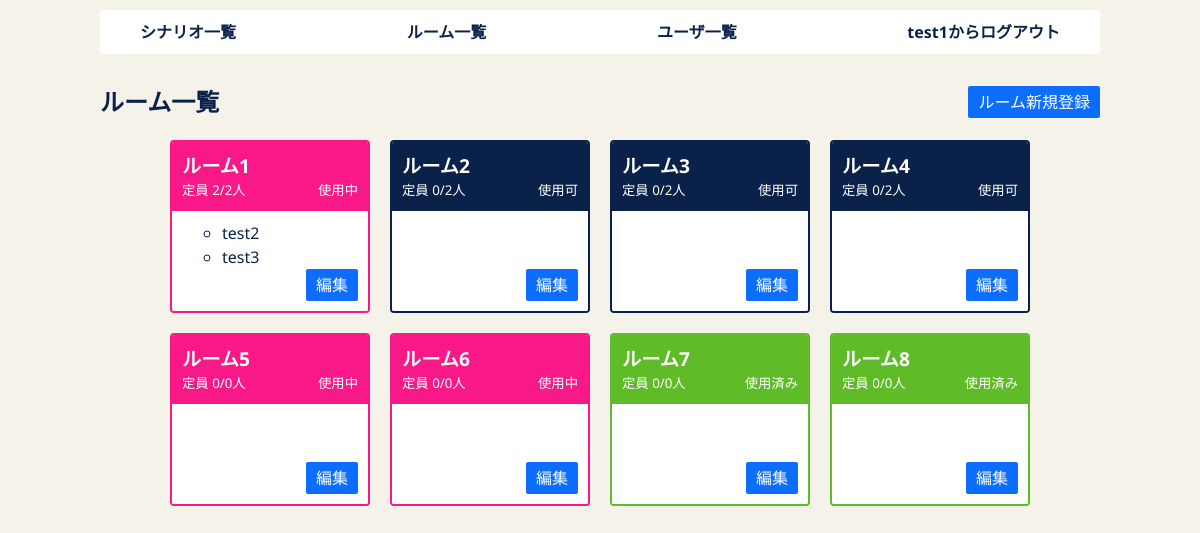
The page /rooms/ (signed in) on the database as committed earlier.
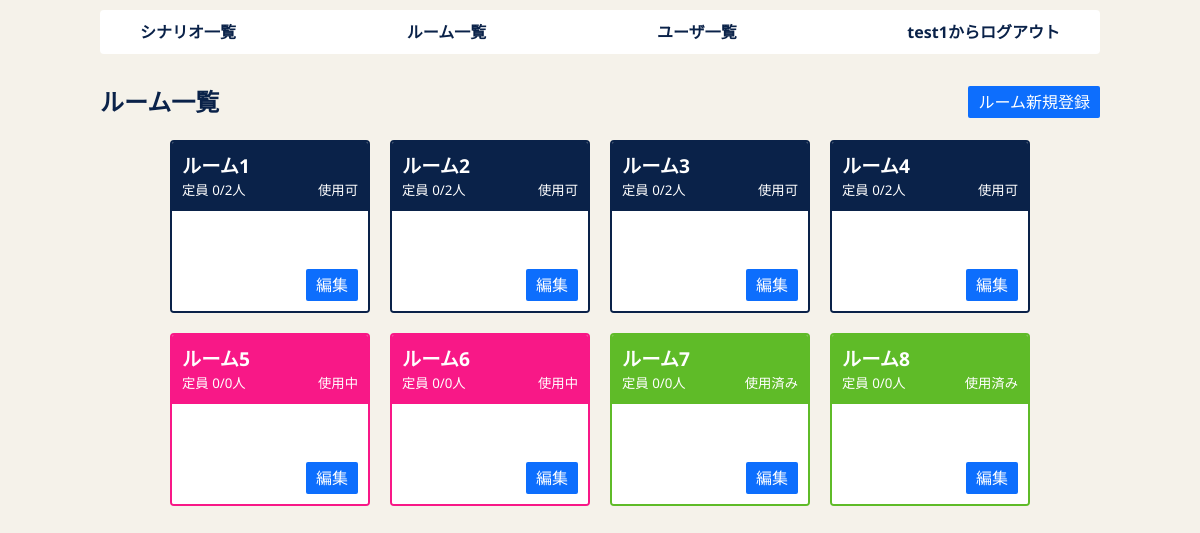
The same page on the database as committed later.
### flaskr/models/user.py (models this page shows, shortened)
class User(db.Model):
    __tablename__ = "users"
    id        = db.Column("id",       db.Integer,     primary_key=True)
    name      = db.Column("name",     db.String(100), nullable=False, unique=True)
    role      = db.Column("role",     db.Enum(Role),  nullable=False,              default=Role.NORMAL)
    _password = db.Column("password", db.String(100), nullable=False)
    messages  = db.relationship("Message", backref="user", lazy=True)
    def _get_password(self):
        return self._password
    def _set_password(self, password):
        password = self.validate_password("password", password)
        if password:
            password = password.strip()
        self._password = generate_password_hash(password)
    password_descriptor = property(_get_password, _set_password)
    password = synonym("_password", descriptor=password_descriptor)
    def is_admin(self):
        return self.role == Role.ADMIN

### flaskr/models/room.py (models this page shows, shortened)
class Room(db.Model):
    __tablename__ = "rooms"
    id      = db.Column("id",      db.Integer,      primary_key=True)
    hash_id = db.Column("hash_id", db.String(100),  nullable=False,   default=generate_hash_id)
    name    = db.Column("name",    db.String(100),  nullable=False,   default="")
    status  = db.Column("status",  db.Enum(Status), nullable=False,   default=Status.UNAVAILABLE)
    scenarios = db.relationship("Scenario", secondary=room_scenarios, lazy="subquery", backref=db.backref("rooms", lazy=True))
    users     = db.relationship("User",     secondary=room_users,     lazy="subquery", backref=db.backref("rooms", lazy=True))
    messages  = db.relationship("Message", backref="rooms", lazy=True)
    def capacity(self):
        scenarios = self.scenarios
        return len(scenarios)

### flaskr/views/rooms.py (the view, shortened to what this page needs)
@bp.route("/")
@login_required
def index():
    user = g.user
    if user.is_admin():
        rooms = Room.query.all()
    return render_template("rooms/index.html", rooms=rooms)

### flaskr/models/room.py (called while the page is built)
    def to_text(self):
        if self == Status.UNAVAILABLE:
            return "使用不可"
        if self == Status.AVAILABLE:
            return "使用可"
        if self == Status.OCCUPIED:
            return "使用中"
        if self == Status.USED:
            return "使用済み"

### flaskr/views/__init__.py (called while the page is built)
def login_required(f):
    @wraps(f)
    def decorated_view(*args, **kwargs):
        if g.user is None:
            return redirect(url_for("auth.login", next=request.path))
        return f(*args, **kwargs)
    return decorated_view

def load_user():
    user_id = session.get("user_id")
    if user_id is None:
        g.user = None
    else:
        g.user = User.query.get(user_id)

### flaskr/templates/rooms/index.html
{% extends "layout.html" %}
{% block body %}
  <header class="page_header css-flex css-spacebetween">
    <h1>ルーム一覧</h1>
    {% if g.user.is_admin() %}
      <a class="button" href="{{ url_for('rooms.create') }}">ルーム新規登録</a>
    {% endif %}
  </header>
  <ol class="card_showcase css-reset-list">
  {% for room in rooms %}
      <li class="card room {{ room.status.to_text() }}">
      {% if g.user.is_admin() %}
        <a href={{ url_for('rooms.show', hash_id=room.hash_id) }} class="css-reset-a">
      {% else %}
        <a href={{ url_for('rooms.show', hash_id=room.hash_id) }} class="css-reset-a" onclick="return confirm('このルームに入室しますか？')">
      {% endif %}
        <header class="header">
          <h2 class="title">{{ room.name }}</h2>
          <div class="css-flex css-spacebetween">
            <small>定員 {{ room.users|length }}/{{ room.capacity() }}人</small>
            <small>{{ room.status.to_text() }}</small>
          </div>
        </header>
        <div class="body">
          <ul>
            {% for user in room.users %}
            <li>{{ user.name }}</li>
            {% endfor %}
          </ul>
        </div>
        {% if g.user.is_admin() %}
          <form action="{{ url_for('rooms.edit', hash_id=room.hash_id) }}">
            <input type="submit" value="編集" class="button">
          </form>
        {% endif %}
      </a>
    </li>
  {% else %}
    <li>ルームがありません。</li>
  {% endfor %}
  </ol>
{% endblock %}

### flaskr/templates/layout.html (shortened to what this page needs)
<!DOCTYPE html>
<html lang="ja">
<head>
  <link rel=stylesheet type=text/css href="{{ url_for('static', filename='style.css') }}">
</head>
<body>
<div class="page">
  <nav>
    <ol class="global_nav css-reset-list">
      {% if session.user_id %}
        {% if g.user.is_admin() %}
          <li><a href="{{ url_for('scenarios.index') }}" class="css-reset-a">シナリオ一覧</a></li>
          <li><a href="{{ url_for('rooms.index') }}" class="css-reset-a">ルーム一覧</a></li>
          <li><a href="{{ url_for('users.index') }}" class="css-reset-a">ユーザ一覧</a></li>
        {% else %}
          <li><a href="{{ url_for('rooms.index') }}" class="css-reset-a">ルーム一覧</a></li>
        {% endif %}
        <li><a href="{{ url_for('auth.logout') }}" class="css-reset-a">{{ g.user.name }}からログアウト</a></li>
      {% else %}
        <li><a href="{{ url_for('auth.login') }}" class="css-reset-a">ログイン</a></li>
        <li><a href="{{ url_for('users.create') }}" class="css-reset-a">ユーザ新規登録</a></li>
      {% endif %}
    </ol>
  </nav>
  <main>
  {% block body %}{% endblock %}
  </main>
</div>
</body>
</html>

### flaskr/static/style.css (style rules this page uses)
:root { --color--white: #ffffff; --color--black: #333333; --color--khaki-light: #f5f2ea; --color--blue: #0d6efd; --color--blue-dark: #064bb1; --color--red: #ff394c; --color--red-dark: #c32b3a; --color--pink: #f81887; --color--pink-dark: #c5106a; --color--orange: #ff7622; --color--yellow: #ffd700; --color--yellow-dark: #dcba03; --color--green: #5fbb28; --color--green-dark: #478d1d; --color--cyan: #20bfff; --color--navy: #0a2249; --color--navy-light: #93a4bf; --color--navy-dark: #020f25; --color--black-alpha: #3333332F; --color--yellow-alpha: #ffc1072F; --color--cyan-alpha: #0dcaf02F; --font--default: "Noto Sans", sans-serif; }
body { min-height: auto; font-family: var(--font--default); color: var(--color--navy); background: var(--color--khaki-light); }
h1 { font-size: 1.5rem; }
.button { -webkit-appearance: button; -moz-appearance: button; appearance: button; text-decoration: none; color: initial; cursor: pointer; padding: 4px 10px; background: var(--color--blue); border: 0; border-radius: 2px; color: var(--color--white); }
.page_header { margin: 10px auto 20px; }
.card_showcase { display: flex; gap: 20px; justify-content: center; flex-wrap: wrap; }
.card { width: 200px; border: 2px solid var(--color--navy); border-radius: 4px; position: relative; overflow: hidden; }
.card .header { padding: 10px; background: var(--color--navy); color: var(--color--white); }
.card .title { font-size: 1.2rem; }
.card .body { background: var(--color--white); padding: 10px; min-height: 100px; height: 100%; overflow: scroll; }
.card .button { position: absolute; right: 10px; bottom: 10px; }
.css-flex { display: flex; gap: 10px; }
.css-flex.css-spacebetween { justify-content: space-between; }
.css-flex.css-spacebetween { justify-content: space-between; align-items: center; }
.css-reset-list { margin: 0; padding: 0; list-style: none; }
.css-reset-a { text-decoration: none; color: inherit; }
.page { max-width: 1000px; margin: 0 auto; }
.global_nav { width: 100%; display: flex; justify-content: space-between; margin: 10px auto; padding: 10px 40px; background: var(--color--white); border-radius: 4px; }
.global_nav a { font-weight: bold; }
main { padding: 10px 0; }
.card.room { width: 200px; }
.card.room.使用中 { border-color: var(--color--pink); }
.card.room.使用中 .header { background: var(--color--pink); }
.card.room.使用済み { border-color: var(--color--green); }
.card.room.使用済み .header { background: var(--color--green); }

Rows that differ between the two databases and show on the page:
changed Room "ルーム1": loses User (name "test2"); loses User (name "test3"); status "OCCUPIED" → "AVAILABLE" (drawn); users|length "2" → "0"; status.to_text "使用中" → "使用可"
